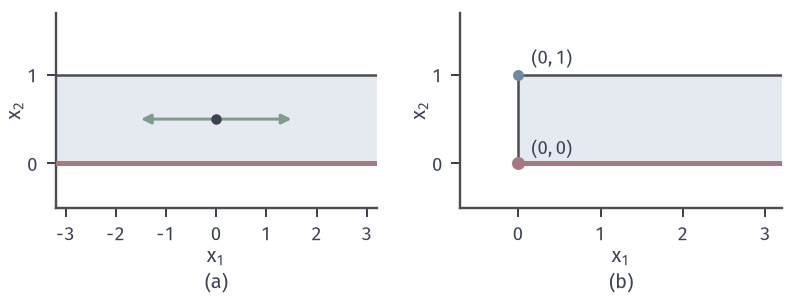

Python code for this plot:
from pathlib import Path
import sys
sys.path.insert(0, str(Path(__file__).resolve().parents[1]/"lp-common"))
from lp_fig import *
HERE = Path(__file__).resolve().parent
# A strip contains a line and has no vertex; adding x1>=0 creates vertices.
fig, axes = figure(width_mm=112, height_mm=42, ncols=2)
panels(fig, .07, .985, .955, .3, .26)
a, b = axes
xl, yl = (-3.2, 3.2), (-.5, 1.7)
a.fill([-3.2, 3.2, 3.2, -3.2], [0, 0, 1, 1], facecolor=BLUE_FILL, edgecolor='none', zorder=1)
a.plot(xl, [1, 1], color=EDGE, lw=1.0, zorder=2)
a.plot(xl, [0, 0], color=RED, lw=2.0, zorder=3)
dot(a, (0, .5), INK, ms=4.2)
a.annotate('', xy=(1.5, .5), xytext=(-1.5, .5), arrowprops=dict(arrowstyle='<|-|>', color=GREEN, lw=1.2, shrinkA=0, shrinkB=0, mutation_scale=8), zorder=5)
setup(a, xl, yl, range(-3, 4), [0, 1])
b.fill([0, 3.2, 3.2, 0], [0, 0, 1, 1], facecolor=BLUE_FILL, edgecolor='none', zorder=1)
b.plot([0, 0], [0, 1], color=EDGE, lw=1.0, zorder=2); b.plot([0, 3.2], [1, 1], color=EDGE, lw=1.0, zorder=2)
b.plot([0, 3.2], [0, 0], color=RED, lw=2.0, zorder=3)
dot(b, (0, 0), RED, ms=5.2); dot(b, (0, 1), BLUE, ms=4.4)
b.text(.16, .1, '$(0,0)$', fontsize=7.5, color=INK); b.text(.16, 1.12, '$(0,1)$', fontsize=7.5, color=INK)
setup(b, (-.7, 3.2), yl, range(0, 4), [0, 1])
tags(fig, axes)
save(fig, HERE, 'figure', {'a': 'strip 0<=x2<=1, min x2 attained on a line, no extreme points', 'b': 'strip with x1>=0, vertices (0,0),(0,1)'})
